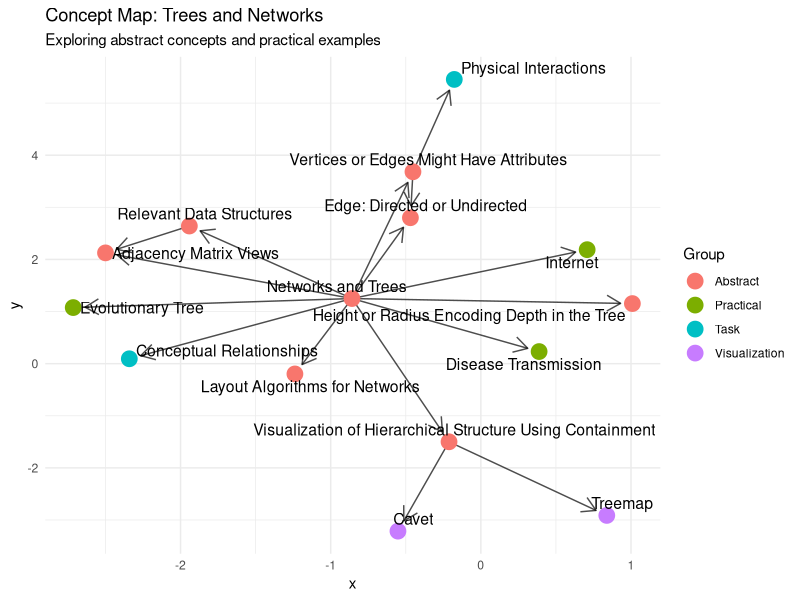
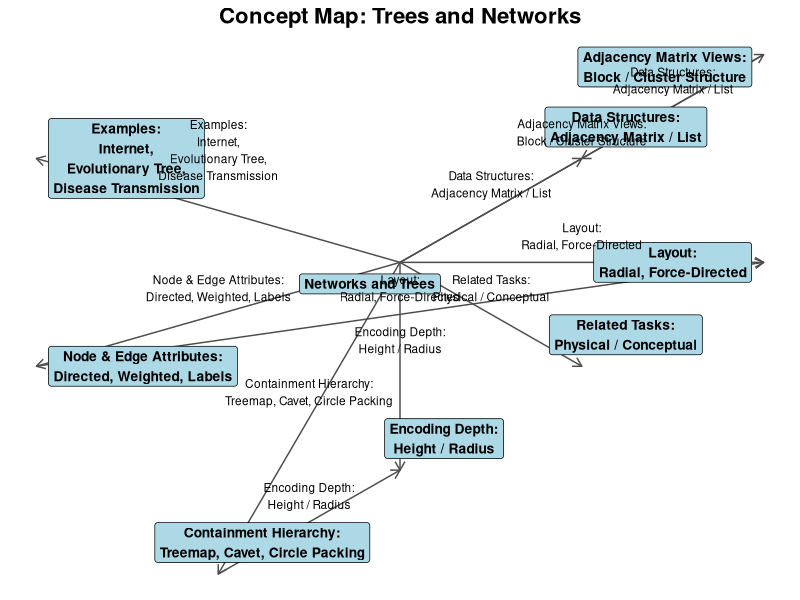

These figures' R source, in order:
## ---- chunk 1
knitr::opts_chunk$set(echo = TRUE)
## ---- chunk 2
#install.packages("igraph")
#install.packages("ggraph")
#install.packages("tidyverse")

library(igraph)
library(ggraph)
library(tidyverse)
library(ggplot2)
## ---- chunk 3
# Define nodes
nodes <- data.frame(
  id = c(
    "Networks and Trees", "Vertices or Edges Might Have Attributes",
    "Edge: Directed or Undirected", "Relevant Data Structures",
    "Height or Radius Encoding Depth in the Tree", "Layout Algorithms for Networks",
    "Adjacency Matrix Views", "Visualization of Hierarchical Structure Using Containment",
    "Internet", "Evolutionary Tree", "Disease Transmission",
    "Physical Interactions", "Conceptual Relationships",
    "Treemap", "Cavet"
  ),
  group = c("Abstract", "Abstract", "Abstract", "Abstract", "Abstract", "Abstract",
            "Abstract", "Abstract", "Practical", "Practical", "Practical",
            "Task", "Task", "Visualization", "Visualization")
)

# Define edges
edges <- data.frame(
  from = c(
    "Networks and Trees", "Networks and Trees", "Networks and Trees",
    "Networks and Trees", "Networks and Trees", "Networks and Trees",
    "Networks and Trees", "Networks and Trees",
    "Relevant Data Structures", "Vertices or Edges Might Have Attributes",
    "Vertices or Edges Might Have Attributes", "Visualization of Hierarchical Structure Using Containment",
    "Visualization of Hierarchical Structure Using Containment", "Networks and Trees",
    "Networks and Trees", "Networks and Trees"
  ),
  to = c(
    "Vertices or Edges Might Have Attributes", "Edge: Directed or Undirected",
    "Relevant Data Structures", "Height or Radius Encoding Depth in the Tree",
    "Layout Algorithms for Networks", "Adjacency Matrix Views",
    "Visualization of Hierarchical Structure Using Containment", "Internet",
    "Adjacency Matrix Views", "Edge: Directed or Undirected",
    "Physical Interactions", "Treemap", "Cavet", "Evolutionary Tree",
    "Disease Transmission", "Conceptual Relationships"
  )
)
## ---- chunk 4
graph <- graph_from_data_frame(edges, vertices = nodes, directed = TRUE)
graph
print(nodes)
## ---- chunk 5
ggraph(graph, layout = "fr") +  # Fruchterman-Reingold layout for clarity
  geom_edge_link(aes(label = NA), arrow = arrow(length = unit(4, 'mm')), end_cap = circle(3, 'mm'), alpha = 0.7) +
  geom_node_point(aes(color = group), size = 5) +
  geom_node_text(aes(label =nodes$id), repel = TRUE, size = 4) +
  theme_minimal() +
  labs(title = "Concept Map: Trees and Networks",
       subtitle = "Exploring abstract concepts and practical examples",
       color = "Group")

## ---- chunk 6
#install.packages("DiagrammeR")
library(DiagrammeR)

grViz("
digraph tree_network_concept_map {
  
  graph [layout = dot, rankdir = LR]

  node [shape = rectangle, style = filled, fillcolor = lightblue, fontname = Helvetica, fontsize = 12]

  Networks_and_Trees [label = 'Networks and Trees']
  Examples [label = 'Examples:\nInternet,\nEvolutionary Tree,\nDisease Transmission']
  NodeEdgeAttr [label = 'Node & Edge Attributes:\nDirected, Weighted, Labels']
  DataStruct [label = 'Data Structures:\nAdjacency Matrix / List']
  Tasks [label = 'Related Tasks:\nPhysical / Conceptual']
  Layout [label = 'Layout:\nRadial, Force-Directed']
  DepthEncoding [label = 'Encoding Depth:\nHeight / Radius']
  Containment [label = 'Containment Hierarchy:\nTreemap, Cavet, Circle Packing']
  MatrixViews [label = 'Adjacency Matrix Views:\nBlock / Cluster Structure']

  // Edges with explanations
  Networks_and_Trees -> Examples [label = 'modeled with']
  Networks_and_Trees -> NodeEdgeAttr [label = 'composed of']
  Networks_and_Trees -> DataStruct [label = 'represented using']
  Networks_and_Trees -> Tasks [label = 'used in']
  Networks_and_Trees -> Layout [label = 'visualized via']
  Networks_and_Trees -> DepthEncoding [label = 'for Trees']
  Networks_and_Trees -> MatrixViews [label = 'alternate view']
  Networks_and_Trees -> Containment [label = 'tree visualization using']

  Containment -> DepthEncoding [label = 'encodes depth via area or nesting']
  MatrixViews -> DataStruct [label = 'matrix form of']
  NodeEdgeAttr -> Layout [label = 'affects visual layout']
}
")


## ---- chunk 7
# Load libraries
library(ggplot2)
library(ggforce)
library(tibble)
library(ggrepel)
library(dplyr)

# Define nodes
nodes <- tribble(
  ~id, ~label, ~x, ~y,
  "A", "Networks and Trees", 0, 0,
  "B", "Examples:\nInternet,\nEvolutionary Tree,\nDisease Transmission", -4, 2,
  "C", "Node & Edge Attributes:\nDirected, Weighted, Labels", -4, -2,
  "D", "Data Structures:\nAdjacency Matrix / List", 2, 2,
  "E", "Related Tasks:\nPhysical / Conceptual", 2, -2,
  "F", "Layout:\nRadial, Force-Directed", 4, 0,
  "G", "Encoding Depth:\nHeight / Radius", 0, -4,
  "H", "Containment Hierarchy:\nTreemap, Cavet, Circle Packing", -2, -6,
  "I", "Adjacency Matrix Views:\nBlock / Cluster Structure", 4, 4
)

# Define edges
edges <- tribble(
  ~from, ~to, ~label,
  "A", "B", "modeled with",
  "A", "C", "composed of",
  "A", "D", "represented using",
  "A", "E", "used in",
  "A", "F", "visualized via",
  "A", "G", "for Trees",
  "A", "H", "tree visualization using",
  "A", "I", "alternate view",
  "H", "G", "encodes depth via area/nesting",
  "I", "D", "matrix form of",
  "C", "F", "affects visual layout"
)

# Join coordinates for edge drawing
edges_coords <- edges %>%
  left_join(nodes, by = c("from" = "id")) %>%
  rename(x_start = x, y_start = y) %>%
  left_join(nodes, by = c("to" = "id")) %>%
  rename(x_end = x, y_end = y)

# Plot
ggplot() +
  geom_segment(data = edges_coords, 
               aes(x = x_start, y = y_start, xend = x_end, yend = y_end),
               arrow = arrow(length = unit(0.25, "cm")), 
               color = "gray30") +
  geom_label_repel(data = nodes, 
                   aes(x = x, y = y, label = label),
                   fill = "lightblue", color = "black", size = 3.5,
                   fontface = "bold", box.padding = 0.5,
                   point.padding = 0.3, segment.color = NA) +
  geom_text(data = edges_coords,
            aes(x = (x_start + x_end)/2, y = (y_start + y_end)/2, label = label),
            size = 3, hjust = 0.5, vjust = -0.5, color = "black") +
  theme_void() +
  ggtitle("Concept Map: Trees and Networks") +
  theme(plot.title = element_text(hjust = 0.5, face = "bold", size = 16))
